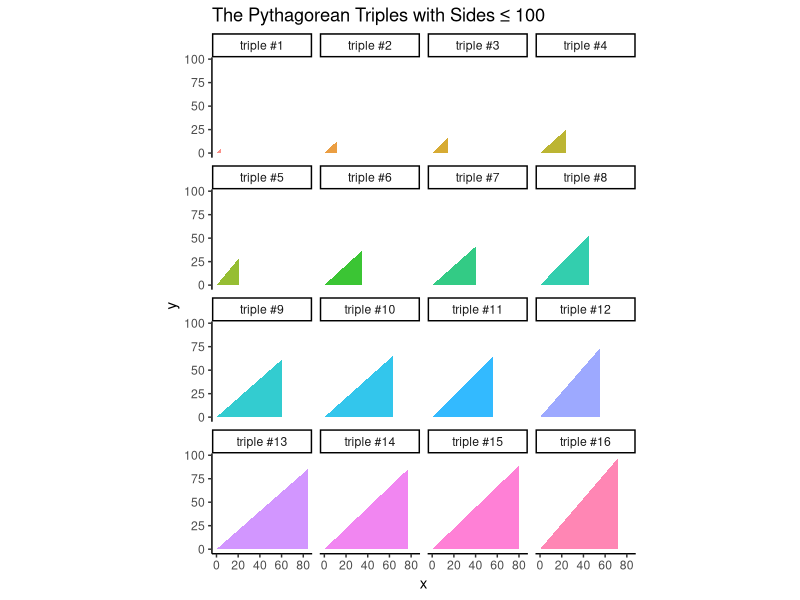

The R source for this figure:
## ---- chunk 1
pythagorean_triples <- 
  tibble::tribble(
     ~V1, ~V2,   ~V3,
      3L,  4L,  5L,
      5L, 12L, 13L,
      8L, 15L, 17L,
      7L, 24L, 25L,
     20L, 21L, 29L,
     12L, 35L, 37L,
      9L, 40L, 41L,
     28L, 45L, 53L,
     11L, 60L, 61L,
     16L, 63L, 65L,
     33L, 56L, 65L,
     48L, 55L, 73L,
     13L, 84L, 85L,
     36L, 77L, 85L,
     39L, 80L, 89L,
     65L, 72L, 97L
     )

library(tidyverse)

# to be completely transparent, I had to google: 
# how to unlist a list column in r 
# how to fix the aspect ratio in r 
# how to use the labeller in facet_wrap 
# 
# and I tried to plot them on top of each other before I couldn't figure out 
# transparency for the geom_polygon outlines
# 
# I also tried to use latex in the title, but eventually found it easier
# to just insert the ≤ character

pythagorean_triples |> 
  tibble::rownames_to_column(var = "triple_id") |> 
  group_by(triple_id) |> 
  mutate(
    x = list(c(0, V2, V2)),
    y = list(c(0, 0, V3))
  ) |> 
  select(-c(V1, V2, V3)) |> 
  mutate(triple_id = factor(triple_id, levels = 1:16)) |> 
  unnest(cols = c(x,y)) |> 
  ggplot(aes(x, y, fill = triple_id)) + 
  facet_wrap(~triple_id, labeller = as_labeller(~ paste0("triple #", .))) + 
  geom_polygon(alpha=0.8) + 
  theme_classic() + 
  theme(aspect.ratio = 1, legend.position = 'none') + 
  labs(title = "The Pythagorean Triples with Sides ≤ 100")


gcd <- function(x,y) {
  r <- x%%y;
  return(ifelse(r, gcd(y, r), y))
}

generate_triple <- function(m, n) {
  
  stopifnot(m > n)
  stopifnot(n > 0)
  stopifnot(m %% 1 == 0 & n %% 1 == 0)
  stopifnot((m + n) %% 2 == 1)
  stopifnot(gcd(m, n) == 1)
  
  c(a = m^2 - n^2, b = 2 * m * n, c = m^2 + n^2)
}

generate_triple(2,1)
generate_triple(3,2)
generate_triple(3,2)
generate_triple(4,1)
generate_triple(5,2)
generate_triple(5,4)
